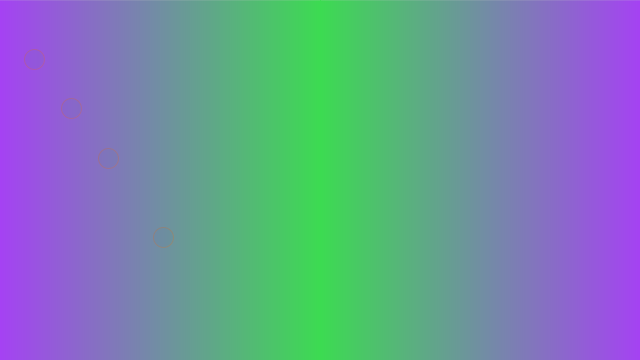
Frame 1 (no input)
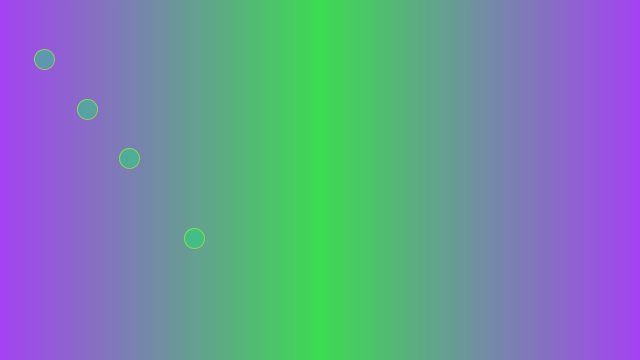
Frame 60 (the mouse pressed at the canvas centre just before this capture)
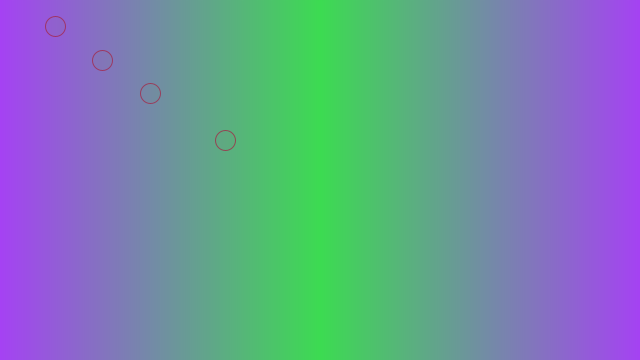
Frame 120 (the mouse held since frame 60 and released just before this capture)

The Processing sketch that drew these frames (run headless with seeded random() and noise(); from frame 60 on, the mouse is pressed at the canvas centre):

// Processing sketch: sketch_7
// ── sketch_7.pde
// Constants
int Y_AXIS = 1;
int X_AXIS = 2;
color b1, b2, c1, c2;

int cx = 250;
int cy = 250;
int r = 20;


void setup() {
  size(640, 360);

  // Define colors
  b1 = color(random(256), random(256), random(256));
  b2 = color(random(256), random(256), random(256));
  c1 = color(random(256), random(256), random(256));
  c2 = color(random(256), random(256), random(256));

  noLoop();
}

void draw() {
  setGradient(0, 0, width/2, height, b1, b2, X_AXIS);
  setGradient(width/2, 0, width/2, height, b2, b1, X_AXIS);
  // fill(130);
  fill(random(256),random(256), random(256), random(256));
  stroke(random(256),random(256), random(256), random(256));
  
  float t = millis()/100.0f;
  int x = (int)(cx+r*cos(t));
  int y = (int)(cy+r*sin(t));
  
 
  ellipse((int)(40+20*cos(t)), (int)(40+20*sin(t)), 20, 20);
  
  ellipse((int)(80+30*cos(t)), (int)(80+30*sin(t)), 20, 20);
  
  ellipse((int)(120+40*cos(t)), (int)(120+40*sin(t)), 20, 20);
  
  ellipse((int)(180+60*cos(t)), (int)(180+60*sin(t)), 20, 20);
  
  //ellipse((int)(100+60*cos(t)), (int)(300+60*sin(t)), 20, 20);
  
  
  loop();
 
}

void setGradient(int x, int y, float w, float h, color c1, color c2, int axis ) {

  noFill();

  if (axis == Y_AXIS) {  // Top to bottom gradient
    for (int i = y; i <= y+h; i++) {
      float inter = map(i, y, y+h, 0, 1);
      color c = lerpColor(c1, c2, inter);
      stroke(c);
      line(x, i, x+w, i);
    }
  }  
  else if (axis == X_AXIS) {  // Left to right gradient
    for (int i = x; i <= x+w; i++) {
      float inter = map(i, x, x+w, 0, 1);
      color c = lerpColor(c1, c2, inter);
      stroke(c);
      line(i, y, i, y+h);
    }
  }
}
